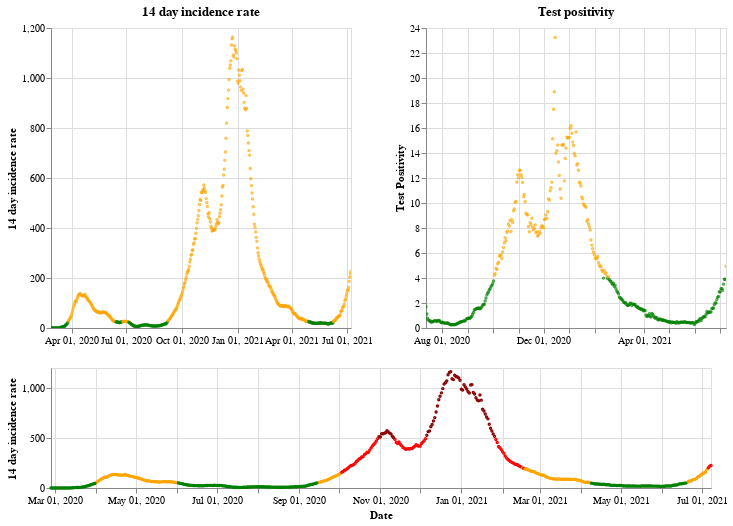

The notebook cell this image was saved under:
### Markdown cell above
## Wales

### Code cell
plot_traffic_light('Wales')

### Figure 1 — Vega-Lite specification as saved in the notebook (floating-point values rounded to 4 significant figures; data arrays with more than 128 entries replaced by an {"elided": "..."} marker saying what was removed)
{"config": {"view": {"continuousWidth": 400, "continuousHeight": 300}}, "vconcat": [{"hconcat": [{"mark": {"type": "point", "size": 2}, "encoding": {"color": {"condition": {"value": "green", "test": "(datum.twoWeeklyCasesRate <= 25)"}, "value": "orange"}, "tooltip": [{"type": "nominal", "field": "areaName"}, {"type": "temporal", "field": "date"}, {"type": "quantitative", "field": "twoWeeklyCasesRate"}, {"type": "quantitative", "field": "testPositivity"}], "x": {"type": "temporal", "axis": {"title": ""}, "field": "date", "scale": {"domain": {"selection": "DateBrush"}}, "timeUnit": "yearmonthdate"}, "y": {"type": "quantitative", "axis": {"title": "14 day incidence rate"}, "field": "twoWeeklyCasesRate"}}, "title": "14 day incidence rate", "width": 300}, {"mark": {"type": "point", "size": 2}, "encoding": {"color": {"condition": {"value": "green", "test": "(datum.testPositivity <= 4)"}, "value": "orange"}, "tooltip": [{"type": "nominal", "field": "areaName"}, {"type": "temporal", "field": "date"}, {"type": "quantitative", "field": "twoWeeklyCasesRate"}, {"type": "quantitative", "field": "testPositivity"}], "x": {"type": "temporal", "axis": {"title": ""}, "field": "date", "scale": {"domain": {"selection": "DateBrush"}}, "timeUnit": "yearmonthdate"}, "y": {"type": "quantitative", "axis": {"title": "Test Positivity"}, "field": "testPositivity"}}, "title": "Test positivity", "width": 300}]}, {"layer": [{"mark": {"type": "point", "size": 2}, "encoding": {"color": {"condition": {"value": "orange", "test": "(((datum.testPositivity < 4) && (datum.twoWeeklyCasesRate >= 50)) && (datum.twoWeeklyCasesRate < 200))"}, "value": "red"}, "opacity": {"condition": {"value": 1, "test": "((datum.twoWeeklyCasesRate >= 50) && (datum.twoWeeklyCasesRate < 500))"}, "value": 0}, "tooltip": [{"type": "nominal", "field": "areaName"}, {"type": "temporal", "field": "date"}, {"type": "quantitative", "field": "twoWeeklyCasesRate"}, {"type": "quantitative", "field": "testPositivity"}], "x": {"type": "temporal", "axis": {"title": "Date"}, "field": "date", "timeUnit": "yearmonthdate"}, "y": {"type": "quantitative", "axis": {"title": "14 day incidence rate"}, "field": "twoWeeklyCasesRate"}}, "selection": {"DateBrush": {"type": "interval", "encodings": ["x"], "fields": ["Time"]}}}, {"mark": {"type": "point", "size": 2}, "encoding": {"color": {"value": "darkred"}, "opacity": {"condition": {"value": 1, "test": "(datum.twoWeeklyCasesRate >= 500)"}, "value": 0}, "tooltip": [{"type": "nominal", "field": "areaName"}, {"type": "temporal", "field": "date"}, {"type": "quantitative", "field": "twoWeeklyCasesRate"}, {"type": "quantitative", "field": "testPositivity"}], "x": {"type": "temporal", "axis": {"title": "Date"}, "field": "date", "timeUnit": "yearmonthdate"}, "y": {"type": "quantitative", "axis": {"title": "14 day incidence rate"}, "field": "twoWeeklyCasesRate"}}}, {"mark": {"type": "point", "size": 2}, "encoding": {"color": {"condition": {"value": "green", "test": "((datum.testPositivity < 4) && (datum.twoWeeklyCasesRate < 50))"}, "value": "orange"}, "opacity": {"condition": {"value": 1, "test": "(datum.twoWeeklyCasesRate < 50)"}, "value": 0}, "tooltip": [{"type": "nominal", "field": "areaName"}, {"type": "temporal", "field": "date"}, {"type": "quantitative", "field": "twoWeeklyCasesRate"}, {"type": "quantitative", "field": "testPositivity"}], "x": {"type": "temporal", "axis": {"title": "Date"}, "field": "date", "timeUnit": "yearmonthdate"}, "y": {"type": "quantitative", "axis": {"title": "14 day incidence rate"}, "field": "twoWeeklyCasesRate"}}}], "height": 120, "width": 660}], "data": {"name": "data-74e59b7bad281d60c8c827581c791ff8"}, "$schema": "https://vega.github.io/schema/vega-lite/v4.8.1.json", "datasets": {"data-74e59b7bad281d60c8c827581c791ff8": {"elided": "498 records"}}}
